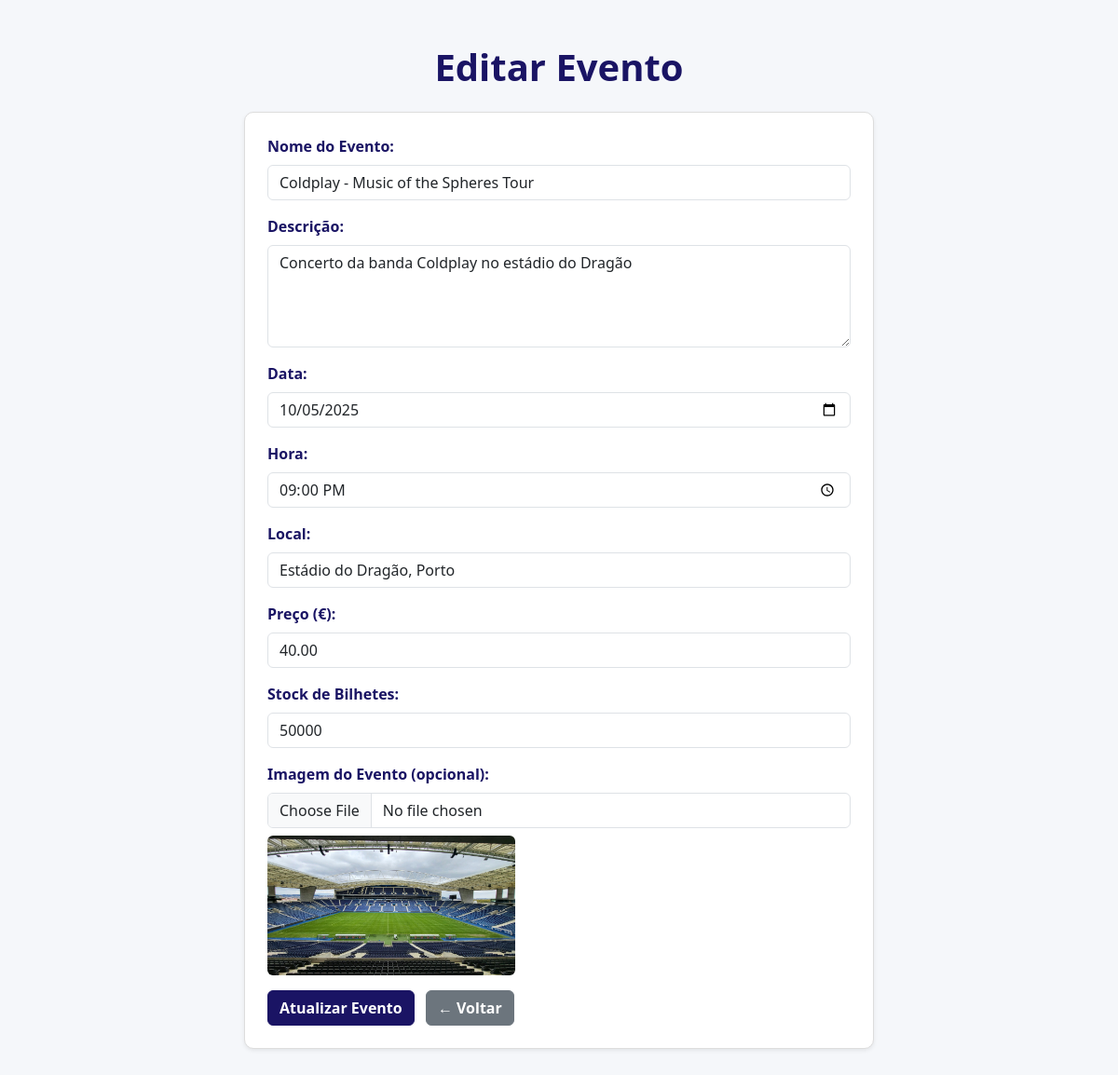
The page /admin/eventos_editar.php?id=6 (signed in) on the database its author committed.
### tables this page shows
CREATE TABLE `events` (
  `id` int(11) NOT NULL,
  `titulo` varchar(150) DEFAULT NULL,
  `descricao` text,
  `data` date DEFAULT NULL,
  `hora` time DEFAULT NULL,
  `local` varchar(150) DEFAULT NULL,
  `preco` decimal(10,2) DEFAULT NULL,
  `imagem` varchar(255) DEFAULT NULL,
  `stock` int(11) NOT NULL
);

### admin/eventos_editar.php (the view, shortened to what this page needs)
<?php
include '../config.php';
$evento_id = intval($_GET['id']);
$stmt = $conn->prepare("SELECT * FROM events WHERE id = ?");
$stmt->bind_param("i", $evento_id);
$stmt->execute();
$result = $stmt->get_result();
$evento = $result->fetch_assoc();
?>
<!DOCTYPE html>
<html lang="pt">
<head>
    <link href="https://cdn.jsdelivr.net/npm/bootstrap@5.3.3/dist/css/bootstrap.min.css" rel="stylesheet">
    <link rel="stylesheet" href="../css/admin_criar.css">
</head>
<body>
<div class="container my-5">
    <h1 class="mb-4">Editar Evento</h1>
    <div class="card p-4 shadow-sm">
        <form action="eventos_editar.php?id=<?= $evento_id ?>" method="post" enctype="multipart/form-data">
            <div class="mb-3">
                <label for="nome" class="form-label">Nome do Evento:</label>
                <input type="text" name="nome" id="nome" class="form-control" value="<?= htmlspecialchars($evento['titulo']) ?>" required>
            </div>
            <div class="mb-3">
                <label for="descricao" class="form-label">Descrição:</label>
                <textarea name="descricao" id="descricao" class="form-control" rows="4" required><?= htmlspecialchars($evento['descricao']) ?></textarea>
            </div>
            <div class="mb-3">
                <label for="data" class="form-label">Data:</label>
                <input type="date" name="data" id="data" class="form-control" value="<?= $evento['data'] ?>" required>
            </div>
            <div class="mb-3">
                <label for="hora" class="form-label">Hora:</label>
                <input type="time" name="hora" id="hora" class="form-control" value="<?= $evento['hora'] ?>" required>
            </div>
            <div class="mb-3">
                <label for="local" class="form-label">Local:</label>
                <input type="text" name="local" id="local" class="form-control" value="<?= htmlspecialchars($evento['local']) ?>" required>
            </div>
            <div class="mb-3">
                <label for="preco" class="form-label">Preço (€):</label>
                <input type="number" name="preco" id="preco" class="form-control" step="0.01" min="0" value="<?= number_format($evento['preco'], 2, '.', '') ?>" required>
            </div>
            <div class="mb-3">
                <label for="stock" class="form-label">Stock de Bilhetes:</label>
                <input type="number" name="stock" id="stock" class="form-control" min="0" value="<?= $evento['stock'] ?>" required>
            </div>
            <div class="mb-3">
                <label for="imagem" class="form-label">Imagem do Evento (opcional):</label>
                <input type="file" name="imagem" id="imagem" class="form-control" accept="image/*">
                <?php if (!empty($evento['imagem'])): ?>
                    <div class="mt-2">
                        <img src="../<?= $evento['imagem'] ?>" alt="Imagem atual" class="img-fluid rounded" style="max-height: 150px;">
                    </div>
                <?php endif; ?>
            </div>
            <button type="submit" class="btn btn-primary">Atualizar Evento</button>
            <a href="admin.php" class="btn btn-secondary ms-2">← Voltar</a>
        </form>
    </div>
</div>
</body>
</html>

### css/admin_criar.css (style rules this page uses)
body { background-color: #f5f7fa; font-family: "Segoe UI", Tahoma, Geneva, Verdana, sans-serif; color: #333; }
h1 { text-align: center; color: #1a1464; font-weight: 700; }
.card { background-color: #fff; border: 1px solid #ddd; border-radius: 10px; }
.form-label { font-weight: 600; color: #1a1464; }
.btn-primary { background-color: #1a1464; border-color: #1a1464; font-weight: bold; }
.btn-secondary { font-weight: bold; }
.container { max-width: 700px; }

### rows shown on the page
events: nome "Coldplay - Music of the Spheres Tour", descricao "Concerto da banda Coldplay no estádio do Dragão", data "10/05/2025", hora "21:00:00", local "Estádio do Dragão, Porto", preco "40.00", stock "50000", imagem (picture)
